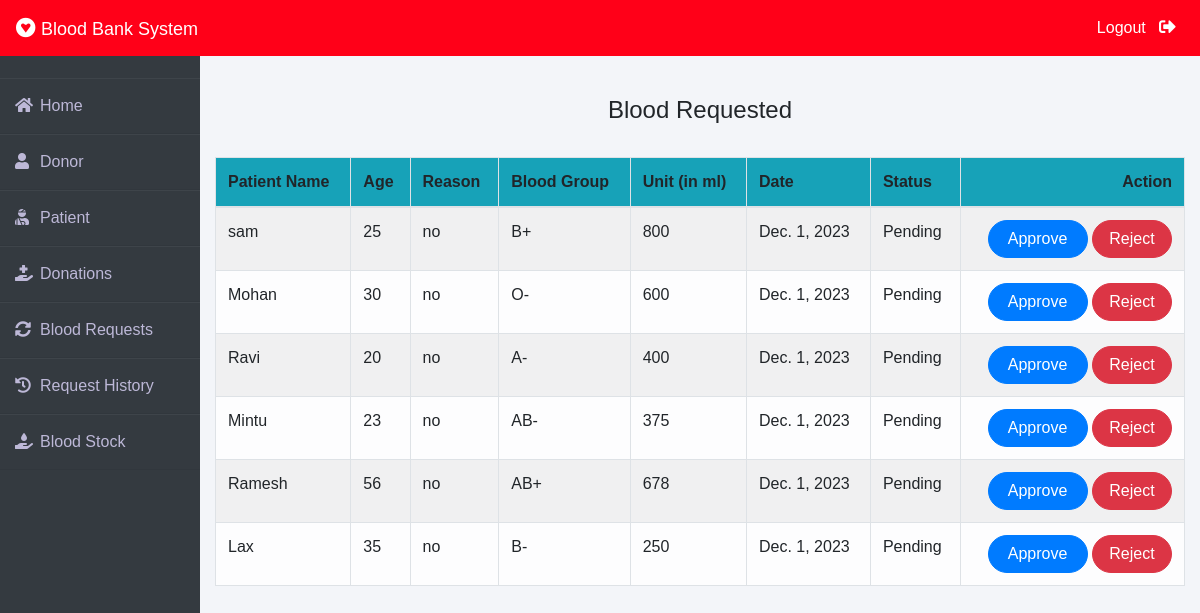
The app's page /admin-request (signed in) with its own data.
### blood/models.py (models this page shows, shortened)
class BloodRequest(models.Model):
    request_by_patient=models.ForeignKey(pmodels.Patient,null=True,on_delete=models.CASCADE)
    request_by_donor=models.ForeignKey(dmodels.Donor,null=True,on_delete=models.CASCADE)
    patient_name=models.CharField(max_length=30)
    patient_age=models.PositiveIntegerField()
    reason=models.CharField(max_length=500)
    bloodgroup=models.CharField(max_length=10)
    unit=models.PositiveIntegerField(default=0)
    status=models.CharField(max_length=20,default="Pending")
    date=models.DateField(auto_now=True)

### blood/views.py (the view)
# urls.py: path('admin-request', views.admin_request_view,name='admin-request'),
@login_required(login_url='adminlogin')
def admin_request_view(request):
    requests=models.BloodRequest.objects.all().filter(status='Pending')
    return render(request,'blood/admin_request.html',{'requests':requests})

### templates/blood/admin_request.html (shortened to what this page needs)
{% extends 'blood/adminbase.html' %}
{% block content %}
{% load widget_tweaks %}
{%load static%}
<br><br>
<div class="container">
    {% if requests %}
    <H4 class="text-center">Blood Requested</H4><br>
    <table class="table table-light table-hover table-bordered table-striped">
        <thead class="bg-info">
            <tr>
                <th scope="col">Patient Name</th>
                <th scope="col">Age</th>
                <th scope="col">Reason</th>
                <th scope="col">Blood Group</th>
                <th scope="col">Unit (in ml)</th>
                <th scope="col">Date</th>
                <th scope="col">Status</th>
                <th class="text-right">Action</th>
            </tr>
        </thead>
        <tbody>
            {% for t in requests %}
            <tr>
                <td> {{t.patient_name}}</td>
                <td>{{t.patient_age}}</td>
                <td>{{t.reason}}</td>
                <td>{{t.bloodgroup}}</td>
                <td>{{t.unit}}</td>
                <td>{{t.date}}</td>
                <td>{{t.status}}</td>
                <td class="text-right">
                    <button class="btn btn-primary badge-pill" style="width: 100px;"><a  style="text-decoration: none;color: white;" href="{% url 'update-approve-status' t.id  %}">Approve</a> </button>
                    <button class="btn btn-danger badge-pill" style="width: 80px;"><a  style="text-decoration: none;color: white;" href="{% url 'update-reject-status' t.id  %}">Reject</a> </button>
                </td>
            </tr>
            {% endfor %}
        </tbody>
    </table>
{% else %}
<h5>No Blood Request By Patient / Donor !</h5>
{% endif %}
</div>
{% endblock content %}

### templates/blood/adminbase.html (style rules this page uses)
* { margin: 0; padding: 0; box-sizing: border-box; list-style: none; text-decoration: none; font-family: 'Josefin Sans', sans-serif; }
body { background-color: #f3f5f9; }

### records on screen
BloodRequest: patient_name "sam", patient_age "25", reason "no", bloodgroup "B+", unit "800", date "Dec. 1, 2023", status "Pending"
BloodRequest: patient_name "Mohan", patient_age "30", reason "no", bloodgroup "O-", unit "600", date "Dec. 1, 2023", status "Pending"
BloodRequest: patient_name "Ravi", patient_age "20", reason "no", bloodgroup "A-", unit "400", date "Dec. 1, 2023", status "Pending"
BloodRequest: patient_name "Mintu", patient_age "23", reason "no", bloodgroup "AB-", unit "375", date "Dec. 1, 2023", status "Pending"
BloodRequest: patient_name "Ramesh", patient_age "56", reason "no", bloodgroup "AB+", unit "678", date "Dec. 1, 2023", status "Pending"
BloodRequest: patient_name "Lax", patient_age "35", reason "no", bloodgroup "B-", unit "250", date "Dec. 1, 2023", status "Pending"
